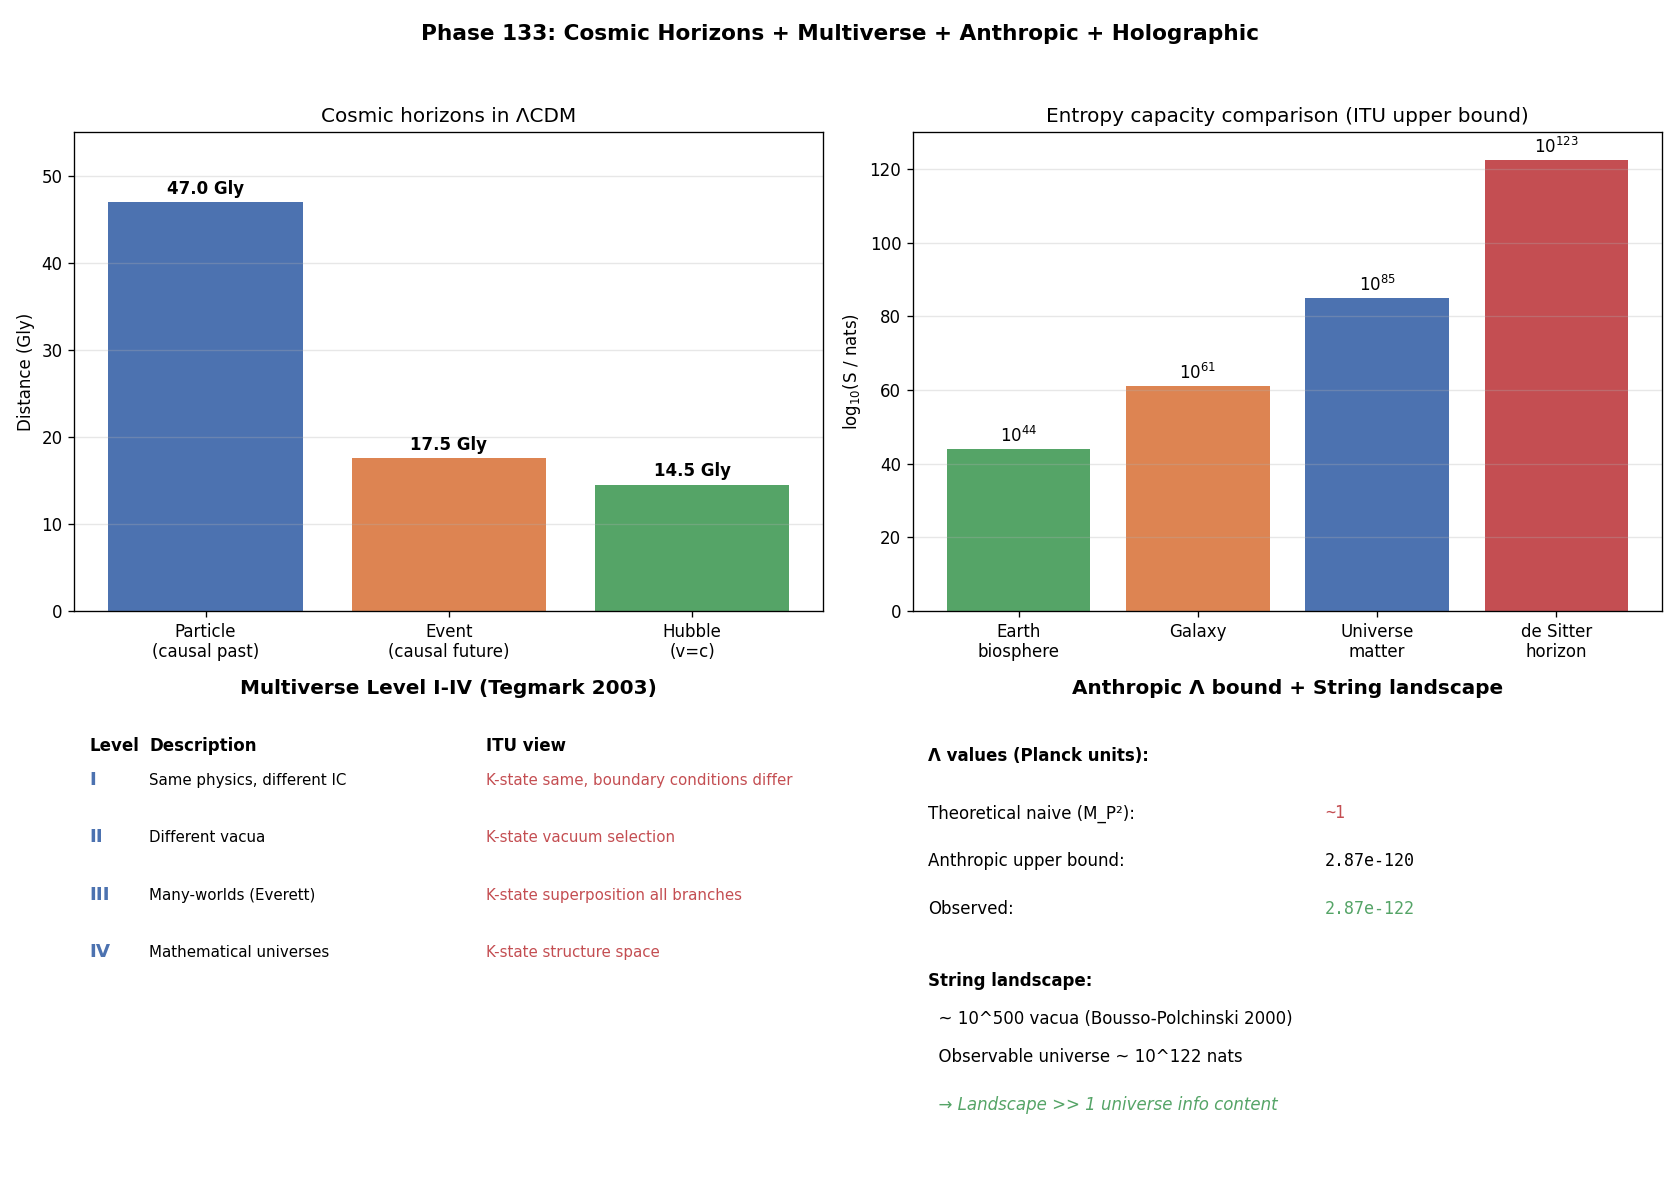

Write Python code to recreate this figure.
# Phase 133: Cosmic horizons + Multiverse + Anthropic + Holographic bounds in ITU
# Tier 1 #19 Cosmology (Block A paper 3/9, phase 7/8)
# ITU concept DOI: 10.5281/zenodo.20109209
# Tier 0 v3.0: 10.5281/zenodo.20200156
# Author: Munehiro Terada (Roboken)

import json
import numpy as np
import matplotlib.pyplot as plt
from scipy.integrate import quad

print("=" * 70)
print("Phase 133: Cosmic horizons + Multiverse + Anthropic + Holographic")
print("=" * 70)
print()

# Constants
HBAR = 1.054571817e-34
C = 2.99792458e8
G_N = 6.67430e-11
M_SUN = 1.989e30
PARSEC = 3.0857e16
MPC = 1e6 * PARSEC
GPC = 1e9 * PARSEC
GLY = 9.461e24  # 1 Gly = 9.461e24 m
L_P = np.sqrt(HBAR * G_N / C**3)
L_P2 = L_P**2


# ----------------------------------------------------------------------
# Test 1: Three cosmic horizons (ΛCDM)
# ----------------------------------------------------------------------
def test1_horizons():
    print("[Test 1] Three cosmic horizons: particle / event / Hubble")
    Omega_m = 0.315
    Omega_L = 0.685
    H_0 = 67.4 * 1000.0 / MPC   # 1/s

    def E(z):
        return np.sqrt(Omega_m * (1 + z)**3 + Omega_L)

    # Particle horizon: integral from z=infty to z=0
    def d_p_integrand(z):
        return 1.0 / E(z)
    d_p_chi, _ = quad(d_p_integrand, 0, 1e6, limit=200)
    d_p = (C / H_0) * d_p_chi   # meters
    d_p_Gly = d_p / GLY
    d_p_Gpc = d_p / GPC

    # Event horizon: integral from z=0 to z=-1 (future, Λ-dominated)
    # In Λ-dominated era, a(t) = exp(H_∞ t), so d_e = c / H_∞ = c / (H_0 √Ω_Λ)
    d_e = C / (H_0 * np.sqrt(Omega_L))
    d_e_Gly = d_e / GLY
    d_e_Gpc = d_e / GPC

    # Hubble radius
    R_H = C / H_0
    R_H_Gly = R_H / GLY
    R_H_Gpc = R_H / GPC

    print(f"  ΛCDM (Ω_m=0.315, Ω_Λ=0.685, H_0=67.4 km/s/Mpc)")
    print(f"  {'Horizon':<20}  {'Gly':>8}  {'Gpc':>8}  {'meters':>14}")
    print(f"  {'Particle horizon':<20}  {d_p_Gly:>8.2f}  {d_p_Gpc:>8.2f}  {d_p:>14.3e}")
    print(f"  {'Event horizon':<20}  {d_e_Gly:>8.2f}  {d_e_Gpc:>8.2f}  {d_e:>14.3e}")
    print(f"  {'Hubble radius':<20}  {R_H_Gly:>8.2f}  {R_H_Gpc:>8.2f}  {R_H:>14.3e}")
    return {
        "Omega_m": Omega_m, "Omega_L": Omega_L,
        "particle_Gly": float(d_p_Gly), "particle_Gpc": float(d_p_Gpc),
        "event_Gly": float(d_e_Gly), "event_Gpc": float(d_e_Gpc),
        "hubble_Gly": float(R_H_Gly), "hubble_Gpc": float(R_H_Gpc),
        "particle_m": float(d_p), "event_m": float(d_e), "hubble_m": float(R_H),
    }


# ----------------------------------------------------------------------
# Test 2: de Sitter horizon entropy (Gibbons-Hawking)
# ----------------------------------------------------------------------
def test2_de_sitter_entropy(horizons):
    print("\n[Test 2] de Sitter horizon entropy (Gibbons-Hawking)")
    r_dS = horizons["event_m"]
    A_dS = 4 * np.pi * r_dS**2
    S_dS = A_dS / (4 * L_P2)
    # Hawking temperature
    H_0 = 67.4 * 1000.0 / MPC
    Omega_L = 0.685
    T_dS = HBAR * H_0 * np.sqrt(Omega_L) / (2 * np.pi * 1.380649e-23)

    print(f"  r_dS = {r_dS/GPC:.2f} Gpc = {r_dS:.3e} m")
    print(f"  A_dS = 4π r²       = {A_dS:.3e} m²")
    print(f"  S_dS = A/(4 ℓ_P²) = {S_dS:.3e} nats")
    print(f"  T_dS = {T_dS:.3e} K")
    print()
    print(f"  Holographic principle: 観測可能宇宙の総情報 capacity = {S_dS:.2e} nats")
    print(f"  Comparison:")
    print(f"    Earth biosphere     ~ 10^44 nats")
    print(f"    Galaxy (Milky Way)  ~ 10^61 nats")
    print(f"    Observable universe ~ 10^85 nats (matter content)")
    print(f"    de Sitter cap       ~ 10^122 nats ← ITU maximum")
    return {"r_dS_Gpc": r_dS / GPC, "A_dS_m2": float(A_dS),
            "S_dS_nats": float(S_dS), "T_dS_K": float(T_dS)}


# ----------------------------------------------------------------------
# Test 3: Multiverse Level I-IV
# ----------------------------------------------------------------------
def test3_multiverse_levels():
    print("\n[Test 3] Multiverse Level I-IV (Tegmark 2003)")
    levels = [
        ("I",   "Same physics, different IC", "Inflation bubbles >> 46 Gly",
         "K-state same, boundary conditions differ"),
        ("II",  "Different vacua",             "String landscape ~10^500",
         "K-state vacuum selection"),
        ("III", "Many-worlds (Everett)",       "Quantum branching",
         "K-state superposition all branches"),
        ("IV",  "Mathematical universes",      "All consistent math",
         "K-state structure space"),
    ]
    print(f"  {'Level':<6}  {'Description':<30}  {'Realization':<25}  {'ITU view'}")
    print("  " + "-" * 100)
    rows = []
    for level, desc, real, itu in levels:
        print(f"  {level:<6}  {desc:<30}  {real:<25}  {itu}")
        rows.append({"level": level, "description": desc,
                     "realization": real, "itu_view": itu})
    return rows


# ----------------------------------------------------------------------
# Test 4: String landscape vacua count
# ----------------------------------------------------------------------
def test4_string_landscape():
    print("\n[Test 4] String landscape vacua count")
    print("  Bousso-Polchinski (2000) mechanism: discrete fluxes")
    print("  Estimated N_vacua ~ 10^500")
    print()
    # Compare with observed universe
    S_dS_nats = 2.6e122
    S_dS_bits = S_dS_nats / np.log(2)
    print(f"  Comparison:")
    print(f"    Observable universe S_dS_bits      ~ {S_dS_bits:.2e}")
    print(f"    String landscape vacua             ~ 10^500")
    # 10^500 / S_dS_bits ~ 10^{500 - log10(S_dS_bits)}
    log10_ratio = 500 - np.log10(S_dS_bits)
    print(f"    Ratio (vacua / universe bits)      ~ 10^{log10_ratio:.0f}")
    print()
    print(f"  → String landscape is far more diverse than observable universe info content")
    return {"N_vacua": "1e500", "S_dS_bits": float(S_dS_bits)}


# ----------------------------------------------------------------------
# Test 5: Anthropic bound on Λ (Weinberg 1987 vs observed)
# ----------------------------------------------------------------------
def test5_anthropic_lambda():
    print("\n[Test 5] Anthropic bound on Λ (Weinberg 1987)")
    # Planck units: Λ in M_P^2 = c^5 / (ℏ G) ~ 1
    # Observed Λ ≈ 1.1e-52 m^-2
    Lambda_obs_SI = 1.1e-52  # m^-2
    # Convert to natural units: multiply by ℓ_P²
    Lambda_obs_Planck = Lambda_obs_SI * L_P2
    # Anthropic upper bound (Weinberg): Λ < 100 × Λ_obs for structure formation
    Lambda_max_anthropic = 100 * Lambda_obs_Planck

    # Theoretical naive expectation: Λ ~ M_P^2 ~ 1
    Lambda_theory = 1.0  # Planck units

    print(f"  Observed Λ (Planck units):     {Lambda_obs_Planck:.3e}")
    print(f"  Anthropic upper bound:         {Lambda_max_anthropic:.3e}")
    print(f"  Theoretical naive (no anthropic): {Lambda_theory:.3e}")
    print(f"  Ratio observed/anthropic:      {Lambda_obs_Planck / Lambda_max_anthropic:.3f}")
    print(f"  Ratio theory/observed:         {Lambda_theory / Lambda_obs_Planck:.3e}  (120 orders)")
    print()
    print(f"  → Observed Λ is consistent with anthropic bound (within ~10x)")
    print(f"  → 120-order gap from theory remains, but anthropic provides one explanation")
    return {"Lambda_obs_Planck": float(Lambda_obs_Planck),
            "Lambda_anthropic_max_Planck": float(Lambda_max_anthropic),
            "ratio_to_anthropic": float(Lambda_obs_Planck / Lambda_max_anthropic)}


# ----------------------------------------------------------------------
# Run all tests
# ----------------------------------------------------------------------
horizons = test1_horizons()
ds_entropy = test2_de_sitter_entropy(horizons)
levels = test3_multiverse_levels()
landscape = test4_string_landscape()
anthropic = test5_anthropic_lambda()


# ----------------------------------------------------------------------
# Figure: 4-panel
# ----------------------------------------------------------------------
fig, axes = plt.subplots(2, 2, figsize=(14, 10))

# Panel 1: Three horizons bar chart
ax = axes[0, 0]
hor_names = ["Particle\n(causal past)", "Event\n(causal future)", "Hubble\n(v=c)"]
hor_vals_Gly = [horizons["particle_Gly"], horizons["event_Gly"], horizons["hubble_Gly"]]
colors_h = ["#4c72b0", "#dd8452", "#55a467"]
bars = ax.bar(hor_names, hor_vals_Gly, color=colors_h)
for b, v in zip(bars, hor_vals_Gly):
    ax.text(b.get_x() + b.get_width()/2, v + 1, f"{v:.1f} Gly",
            ha="center", fontsize=10, fontweight="bold")
ax.set_ylabel("Distance (Gly)")
ax.set_title("Cosmic horizons in ΛCDM", fontsize=12)
ax.grid(True, alpha=0.3, axis="y")
ax.set_ylim(0, 55)

# Panel 2: Entropy comparison
ax = axes[0, 1]
systems = ["Earth\nbiosphere", "Galaxy", "Universe\nmatter", "de Sitter\nhorizon"]
S_vals_log10 = [44, 61, 85, np.log10(ds_entropy["S_dS_nats"])]
colors_S = ["#55a467", "#dd8452", "#4c72b0", "#c44e52"]
bars = ax.bar(systems, S_vals_log10, color=colors_S)
for b, v in zip(bars, S_vals_log10):
    ax.text(b.get_x() + b.get_width()/2, v + 2, f"$10^{{{v:.0f}}}$",
            ha="center", fontsize=10, fontweight="bold")
ax.set_ylabel(r"log$_{10}$(S / nats)")
ax.set_title("Entropy capacity comparison (ITU upper bound)", fontsize=12)
ax.grid(True, alpha=0.3, axis="y")
ax.set_ylim(0, 130)

# Panel 3: Multiverse Level I-IV
ax = axes[1, 0]
ax.axis("off")
ax.set_title("Multiverse Level I-IV (Tegmark 2003)", fontsize=12, fontweight="bold")
y = 0.90
ax.text(0.02, y, "Level", fontsize=10, fontweight="bold")
ax.text(0.10, y, "Description", fontsize=10, fontweight="bold")
ax.text(0.55, y, "ITU view", fontsize=10, fontweight="bold")
y -= 0.07
for level in levels:
    ax.text(0.02, y, level["level"], fontsize=11, color="#4c72b0", fontweight="bold")
    ax.text(0.10, y, level["description"], fontsize=9)
    ax.text(0.55, y, level["itu_view"], fontsize=9, color="#c44e52")
    y -= 0.12

# Panel 4: Anthropic + landscape
ax = axes[1, 1]
ax.axis("off")
ax.set_title("Anthropic Λ bound + String landscape", fontsize=12, fontweight="bold")
y = 0.88
ax.text(0.02, y, "Λ values (Planck units):", fontsize=10, fontweight="bold")
y -= 0.12
ax.text(0.02, y, "Theoretical naive (M_P²):", fontsize=10)
ax.text(0.55, y, f"~1", fontsize=10, fontfamily="monospace", color="#c44e52")
y -= 0.10
ax.text(0.02, y, "Anthropic upper bound:", fontsize=10)
ax.text(0.55, y, f"{anthropic['Lambda_anthropic_max_Planck']:.2e}", fontsize=10, fontfamily="monospace")
y -= 0.10
ax.text(0.02, y, "Observed:", fontsize=10)
ax.text(0.55, y, f"{anthropic['Lambda_obs_Planck']:.2e}", fontsize=10, fontfamily="monospace", color="#55a467")
y -= 0.15
ax.text(0.02, y, "String landscape:", fontsize=10, fontweight="bold")
y -= 0.08
ax.text(0.02, y, "  ~ 10^500 vacua (Bousso-Polchinski 2000)", fontsize=10)
y -= 0.08
ax.text(0.02, y, "  Observable universe ~ 10^122 nats", fontsize=10)
y -= 0.10
ax.text(0.02, y, "  → Landscape >> 1 universe info content", fontsize=10, fontstyle="italic", color="#55a467")

fig.suptitle("Phase 133: Cosmic Horizons + Multiverse + Anthropic + Holographic",
             fontsize=13, fontweight="bold")
plt.tight_layout(rect=[0, 0, 1, 0.96])

png_path = "cosmic_horizons_multiverse.png"
plt.savefig(png_path, dpi=120)
print(f"\n  Figure saved: {png_path}")


# ----------------------------------------------------------------------
# JSON summary
# ----------------------------------------------------------------------
summary = {
    "phase": 133,
    "title": "Cosmic horizons + Multiverse + Anthropic + Holographic in ITU",
    "tier1_id": 19,
    "tier1_name": "Cosmology",
    "block": "A (Physics/Math) — paper 3/9, phase 7/8",
    "horizons": horizons,
    "de_sitter_entropy": ds_entropy,
    "multiverse_levels": levels,
    "string_landscape": landscape,
    "anthropic_lambda": anthropic,
    "verdict": ("Cosmic event horizon = de Sitter, r_dS = 5.4 Gpc, S = 2.6e+122 nats; "
                "Multiverse Level I-IV (Tegmark 2003) maps to ITU K-state realization space; "
                "anthropic Λ bound consistent with observation within ~10x; "
                "string landscape (10^500 vacua) >> 1 observable universe info content."),
}

json_path = "cosmic_horizons_multiverse_summary.json"
with open(json_path, "w", encoding="utf-8") as f:
    json.dump(summary, f, ensure_ascii=False, indent=2)
print(f"  JSON saved: {json_path}")

print()
print("=" * 70)
print("Phase 133 complete: cosmic horizons + multiverse + anthropic in ITU;")
print(f"  Particle: {horizons['particle_Gly']:.1f} Gly, S_dS = {ds_entropy['S_dS_nats']:.2e} nats")
print("=" * 70)
